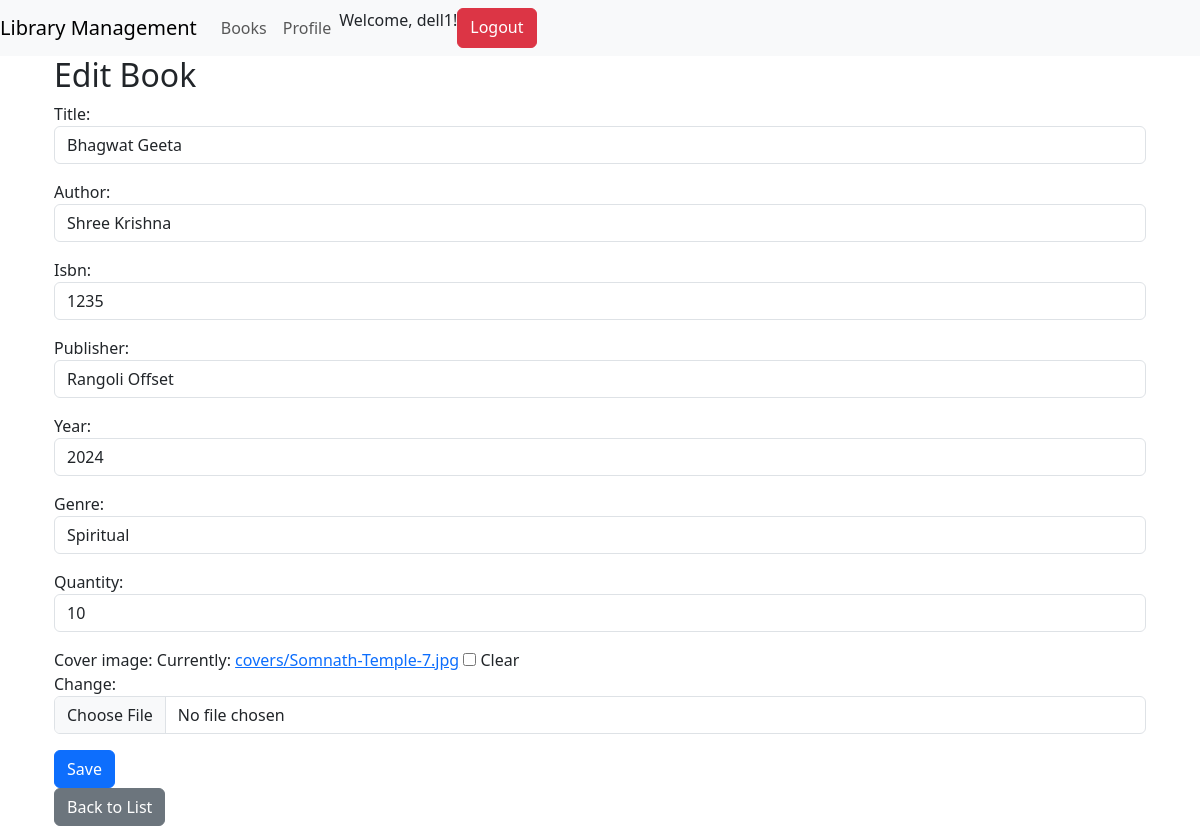
Screenshot of /books/book/2/update/ (signed in) with the database file from the repository.
### books/models.py (models this page shows, shortened)
class Book(models.Model):
    isbn = models.CharField(max_length=13)
    title = models.CharField(max_length=200)
    author = models.CharField(max_length=200)
    publisher = models.CharField(max_length=200)
    year = models.IntegerField()
    genre = models.CharField(max_length=100)
    quantity = models.IntegerField()
    cover_image = models.ImageField(upload_to='covers/', blank=True, null=True)

### books/views.py (the view)
# urls.py: path('book/<int:pk>/update/', views.book_update, name='book_update'),
@login_required
def book_update(request, pk):
    book = get_object_or_404(Book, pk=pk)
    if request.method == 'POST':
        form = BookForm(request.POST, instance=book)
        if form.is_valid():
            form.save()
            return redirect('book_list')
    else:
        form = BookForm(instance=book)
    return render(request, 'book_form.html', {'form': form})

### books/forms.py
class BookForm(forms.ModelForm):
    class Meta:
        model = Book
        fields = ['title', 'author', 'isbn', 'publisher', 'year', 'genre', 'quantity', 'cover_image']
        widgets = {
            'title': forms.TextInput(attrs={'class': 'form-control'}),
            'author': forms.TextInput(attrs={'class': 'form-control'}),
            'isbn': forms.TextInput(attrs={'class': 'form-control'}),
            'publisher': forms.TextInput(attrs={'class': 'form-control'}),
            'year': forms.NumberInput(attrs={'class': 'form-control'}),
            'genre': forms.TextInput(attrs={'class': 'form-control'}),
            'quantity': forms.NumberInput(attrs={'class': 'form-control'}),
            'cover_image': forms.ClearableFileInput(attrs={'class': 'form-control'}),
        }

### books/templates/book_form.html (shortened to what this page needs)
{%  extends 'base.html' %}
{% block content %}
    <div class="container">
        <h2>{% if form.instance.pk %}Edit{% else %}Add{% endif %} Book</h2>
        <form method="post">
            {{ form.as_p }}
            <button type="submit" class="btn btn-primary">Save</button>
        </form>
        <a href="{% url 'book_list' %}" class="btn btn-secondary">Back to List</a>
    </div>
{% endblock %}

### books/templates/base.html (shortened to what this page needs)
<!DOCTYPE html>
<html>
<head>
    {% load bootstrap5 %}
    {% bootstrap_css %}
</head>
<body>
    <nav class="navbar navbar-expand-lg navbar-light bg-light">
        <a class="navbar-brand" href="{% url 'home' %}">Library Management</a>
        <div class="collapse navbar-collapse">
            <ul class="navbar-nav mr-auto">
                <li class="nav-item"><a class="nav-link" href="{% url 'book_list' %}">Books</a></li>
                <li class="nav-item"><a class="nav-link" href="{% url 'profile' %}">Profile</a></li>
            </ul>
            <ul class="navbar-nav ml-auto">
                {% if not user.is_authenticated %}
                <a href="{% url 'google_login' %}" class="btn btn-primary">Login with Google</a>
            {% else %}
                <p>Welcome, {{ user.username }}!</p>
                <a href="{% url 'logout' %}" class="btn btn-danger">Logout</a>
            {% endif %}
            </ul>
        </div>
    </nav>
    <div class="container">
        {% block content %}{% endblock %}
    </div>
</body>
</html>

### rows the page displays
Book: title "Bhagwat Geeta", author "Shree Krishna", isbn "1235", publisher "Rangoli Offset", year "2024", genre "Spiritual", quantity "10"

### other values shown
{{ user.username }} "dell1"
